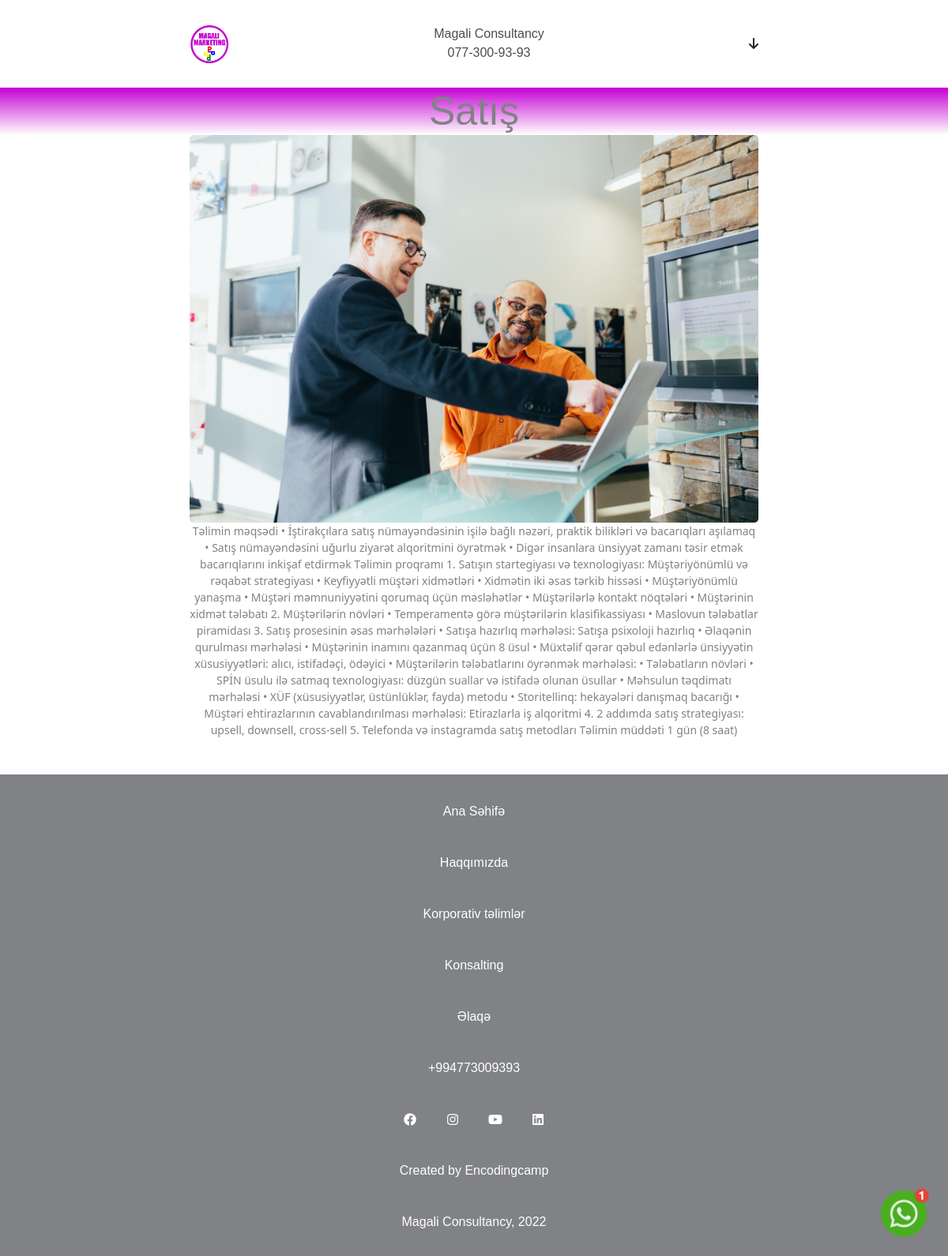
Screenshot of /magali/sale/ with the database file from the repository.
### magali_app/models.py (models this page shows, shortened)
class CTCategoryModel(models.Model):
    corporativetraining = models.ForeignKey(CorporativeTrainingModel,on_delete=models.CASCADE,related_name="ctccategories")
    name = models.CharField(max_length=256)
    content = models.TextField(null= True, blank = True)
    class Meta:
        verbose_name = "CTCategory"
        verbose_name_plural = "CTCategories"

class CTCategoryImagesModel(models.Model):
    ctcategory = models.ForeignKey(CTCategoryModel,on_delete=models.CASCADE,related_name="category_images")
    image = models.ImageField(upload_to="ctc_imgfiles/")
    class Meta:
        verbose_name = "CTCategory Image"
        verbose_name_plural = "CTCategory Images"

### magali_app/views.py (the view)
# urls.py: path('sale/',views.sale,name="sale"),
def sale(request):
    ctcategory = get_object_or_404(CTCategoryModel,name="Satış")
    context = {
        "ctcategory":ctcategory
    }
    return render(request,'sale.html', context)

### templates/sale.html (shortened to what this page needs)
{% extends 'base.html' %}
{% block content %}
    <div class="about">
    <div class="about_head gradient"><h2 style="text-align: center;">{{ctcategory.name}}</h2></div>
    <div class="about_content">
    {% for image in ctcategory.category_images.all %}
    <div class="about_img"><img src="{{image.image.url}}"style="margin:0 auto" alt=""></div>
    {% endfor %}
    <div class="about_text"><p>{{ctcategory.content}}</p></div>
    </div>
</div>
  {% endblock %}

### static/css/style.css (style rules this page uses)
* { padding:0; margin:0; box-sizing: border-box; }
.gradient { background:linear-gradient(to bottom,#c500d3,white); }
.about_img img, .services_img img { border-radius:5px; margin:10px 0; width:100%; }
.about_head h2, .services_head h2 { font-size:50px; font-family: sans-serif ; color:#808285; margin:20px 0 0 0; }
.about_text, .services_text { font-size:14px; color:#808285; margin-bottom:20px; float:left; }
.about_content, .services_content { width:60%; display:inline-block; }
.about, .services { text-align:center; }

### rows the page displays
CTCategoryModel: name "Satış", content "Təlimin məqsədi • İştirakçılara satış nümayəndəsinin işilə bağlı nəzəri, praktik bilikləri və bacarıqları aşılamaq • Satış nümayəndəsini uğurlu ziyarət alqoritmini öyrətmək • Digər insanlara ünsiyyət zamanı təsir etmək bacarıqlarını inkişaf etdirmək Təlimin proqramı 1. Satışın startegiyası və texnologiyası: Müştəriyönümlü və rəqabət strategiyası • Keyfiyyətli müştəri xidmətləri • Xidmətin iki əsas tərkib hissəsi • Müştəriyönümlü yanaşma • Müştəri məmnuniyyətini qorumaq üçün məsləhətlər • Müştərilərlə kontakt nöqtələri • Müştərinin xidmət tələbatı 2. Müştərilərin növləri • Temperamentə görə müştərilərin klasifikassiyası • Maslovun tələbatlar piramidası 3. Satış prosesinin əsas mərhələləri •…"
CTCategoryImagesModel: image (picture)
